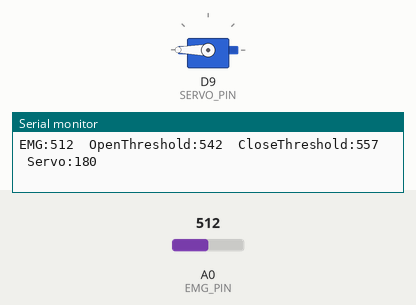
Simulated run of this sketch. Board: Arduino Zero (SAMD21). Parts: servo, the last lines printed to the serial monitor. Inputs (shaded band) come from the test bench; at power-on: A0 (EMG_PIN) = 512 (analog values on the 0–1023 scale).

Above: at 5.7 s.
5.8 s: A0 (EMG_PIN) set to 716
At 6.8 s:
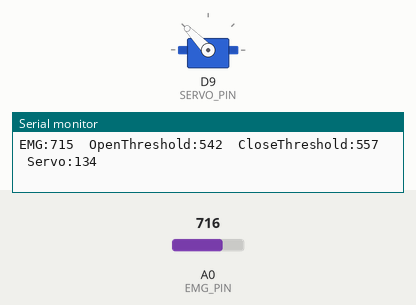
7.6 s: A0 (EMG_PIN) set to 1023
At 8.8 s:
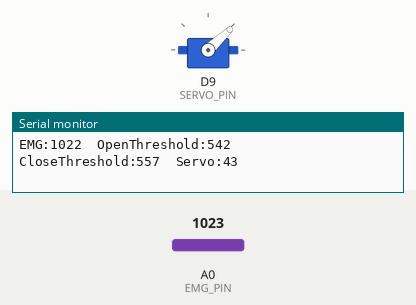
9.8 s: A0 (EMG_PIN) set to 0
At 10.26 s:
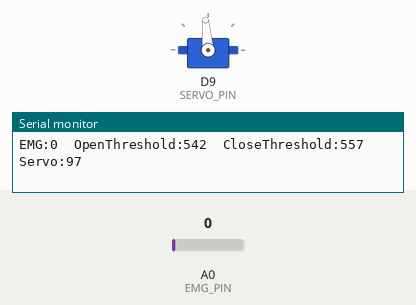
Timing chart, 0 to 12.8 s (numbered marks = the images above; inputs shaded):
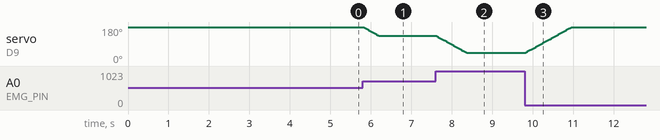

The sketch:

pinkyproject.ino
```cpp
#include <Servo.h>

Servo fingerServo;

//pins
const int EMG_PIN = A0;
const int SERVO_PIN = 9;

//servo limits
const int OPEN_POS = 40;
const int CLOSED_POS = 180;

//emg settings
int baseline = 0;
int openThreshold = 0;
int closeThreshold = 0;

//emg strength for max assistance
const int MAX_EMG_ABOVE_BASELINE = 520;

//smoothing
float filteredEMG = 0;
const float alpha = 0.15;
//move servo
float currentAngle = CLOSED_POS;
bool active = false;

void setup() {
  Serial.begin(115200);
  analogReadResolution(10);

  fingerServo.attach(SERVO_PIN);
  fingerServo.write(CLOSED_POS);

  delay(3000);

  //calibrate
  long total = 0;

  for (int i = 0; i < 500; i++) {
    total += analogRead(EMG_PIN);
    delay(2);
  }

  baseline = total / 500;

  openThreshold = baseline + 30;
  closeThreshold = baseline + 45;

  filteredEMG = baseline;

  delay(500);
}

void loop() {

  //read emg
  int rawEMG = analogRead(EMG_PIN);

  //exponential moving average
  filteredEMG =
      alpha * rawEMG +
      (1.0 - alpha) * filteredEMG;

  int emg = (int)filteredEMG;

  //hysterisis
  if (!active && emg >= closeThreshold) {
    active = true;
  }

  if (active && emg <= openThreshold) {
    active = false;
  }

  //servo target
  int targetAngle = CLOSED_POS;

  if (active) {
    int maxEMG = baseline + MAX_EMG_ABOVE_BASELINE;

    int limitedEMG = constrain(
        emg,
        closeThreshold,
        maxEMG
    );

    targetAngle = map(
        limitedEMG,
        closeThreshold,
        maxEMG,
        CLOSED_POS,
        OPEN_POS
    );
  }

  //smooth movement
  const float SERVO_STEP = 1.0;

  if (currentAngle < targetAngle) {
    currentAngle += SERVO_STEP;
    if (currentAngle > targetAngle)
      currentAngle = targetAngle;
  }
  else if (currentAngle > targetAngle) {
    currentAngle -= SERVO_STEP;
    if (currentAngle < targetAngle)
      currentAngle = targetAngle;
  }

  fingerServo.write((int)currentAngle);

  //serial plotter
  Serial.print("EMG:");
  Serial.print(emg);

  Serial.print("\tOpenThreshold:");
  Serial.print(openThreshold);

  Serial.print("\tCloseThreshold:");
  Serial.print(closeThreshold);

  Serial.print("\tServo:");
  Serial.println((int)currentAngle);

  delay(8);
}
```

Measured:
- after the input at 5.8 s, servo on D9 (SERVO_PIN): moves from 180° to 134° over 0.38 s, starting at once
- after the input at 7.6 s, servo on D9 (SERVO_PIN): moves from 134° to 43° over 0.76 s, starting at once
- after the input at 9.8 s, servo on D9 (SERVO_PIN): moves from 43° to 180° over 1.1 s, starting at once
